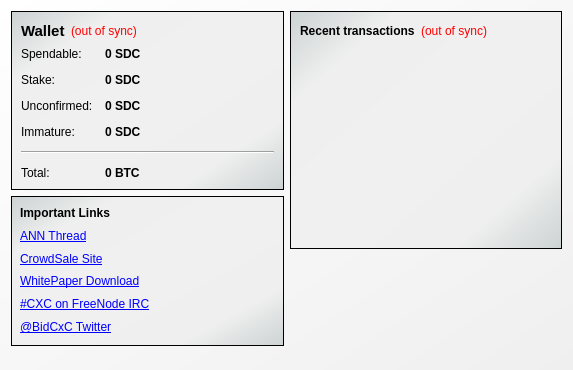
<?xml version="1.0" encoding="UTF-8"?>
<ui version="4.0">
 <class>OverviewPage</class>
 <widget class="QWidget" name="OverviewPage">
  <property name="geometry">
   <rect>
    <x>0</x>
    <y>0</y>
    <width>573</width>
    <height>370</height>
   </rect>
  </property>
  <property name="windowTitle">
   <string>Form</string>
  </property>
  <property name="styleSheet">
   <string notr="true">#OverviewPage { background-color: qlineargradient(spread:pad, x1:0, y1:0, x2:1, y2:1, stop:0 #ffffff, stop:1 #efefef); }</string>
  </property>
  <layout class="QHBoxLayout" name="horizontalLayout" stretch="1,1">
   <item>
    <layout class="QVBoxLayout" name="verticalLayout_2">
     <item>
      <widget class="QFrame" name="frame">
       <property name="styleSheet">
        <string notr="true">#frame { background-color: qlineargradient(spread:pad, x1:0, y1:0, x2:1, y2:1, stop:0 #CCD2D2, stop:0.2 #EFEFEF, stop:0.5 #f0f0f0, stop:0.8 #EFEFEF, stop:1 #CCD2D2); }</string>
       </property>
       <property name="frameShape">
        <enum>QFrame::StyledPanel</enum>
       </property>
       <property name="frameShadow">
        <enum>QFrame::Raised</enum>
       </property>
       <layout class="QVBoxLayout" name="verticalLayout_4">
        <item>
         <layout class="QHBoxLayout" name="horizontalLayout_4">
          <item>
           <widget class="QLabel" name="label_5">
            <property name="font">
             <font>
              <pointsize>11</pointsize>
              <weight>75</weight>
              <bold>true</bold>
             </font>
            </property>
            <property name="text">
             <string>Wallet</string>
            </property>
           </widget>
          </item>
          <item>
           <widget class="QLabel" name="labelWalletStatus">
            <property name="toolTip">
             <string>The displayed information may be out of date. Your wallet automatically synchronizes with the CheckoutCoin network after a connection is established, but this process has not completed yet.</string>
            </property>
            <property name="styleSheet">
             <string notr="true">QLabel { color: red; }</string>
            </property>
            <property name="text">
             <string notr="true">(out of sync)</string>
            </property>
            <property name="alignment">
             <set>Qt::AlignLeading|Qt::AlignLeft|Qt::AlignVCenter</set>
            </property>
           </widget>
          </item>
          <item>
           <spacer name="horizontalSpacer_2">
            <property name="orientation">
             <enum>Qt::Horizontal</enum>
            </property>
            <property name="sizeHint" stdset="0">
             <size>
              <width>40</width>
              <height>20</height>
             </size>
            </property>
           </spacer>
          </item>
         </layout>
        </item>
        <item>
         <layout class="QFormLayout" name="formLayout_2">
          <property name="fieldGrowthPolicy">
           <enum>QFormLayout::AllNonFixedFieldsGrow</enum>
          </property>
          <property name="horizontalSpacing">
           <number>12</number>
          </property>
          <property name="verticalSpacing">
           <number>12</number>
          </property>
          <item row="0" column="0">
           <widget class="QLabel" name="label">
            <property name="text">
             <string>Spendable:</string>
            </property>
           </widget>
          </item>
          <item row="0" column="1">
           <widget class="QLabel" name="labelBalance">
            <property name="font">
             <font>
              <weight>75</weight>
              <bold>true</bold>
             </font>
            </property>
            <property name="cursor">
             <cursorShape>IBeamCursor</cursorShape>
            </property>
            <property name="toolTip">
             <string>Your current spendable balance</string>
            </property>
            <property name="text">
             <string notr="true">0 SDC</string>
            </property>
            <property name="textInteractionFlags">
             <set>Qt::LinksAccessibleByMouse|Qt::TextSelectableByKeyboard|Qt::TextSelectableByMouse</set>
            </property>
           </widget>
          </item>
          <item row="1" column="0">
           <widget class="QLabel" name="label_6">
            <property name="text">
             <string>Stake:</string>
            </property>
           </widget>
          </item>
          <item row="1" column="1">
           <widget class="QLabel" name="labelStake">
            <property name="font">
             <font>
              <weight>75</weight>
              <bold>true</bold>
             </font>
            </property>
            <property name="cursor">
             <cursorShape>IBeamCursor</cursorShape>
            </property>
            <property name="toolTip">
             <string>Total of coins that was staked, and do not yet count toward the current balance</string>
            </property>
            <property name="text">
             <string notr="true">0 SDC</string>
            </property>
            <property name="textInteractionFlags">
             <set>Qt::LinksAccessibleByMouse|Qt::TextSelectableByKeyboard|Qt::TextSelectableByMouse</set>
            </property>
           </widget>
          </item>
          <item row="2" column="0">
           <widget class="QLabel" name="label_3">
            <property name="text">
             <string>Unconfirmed:</string>
            </property>
           </widget>
          </item>
          <item row="2" column="1">
           <widget class="QLabel" name="labelUnconfirmed">
            <property name="font">
             <font>
              <weight>75</weight>
              <bold>true</bold>
             </font>
            </property>
            <property name="cursor">
             <cursorShape>IBeamCursor</cursorShape>
            </property>
            <property name="toolTip">
             <string>Total of transactions that have yet to be confirmed, and do not yet count toward the current balance</string>
            </property>
            <property name="text">
             <string notr="true">0 SDC</string>
            </property>
            <property name="textInteractionFlags">
             <set>Qt::LinksAccessibleByMouse|Qt::TextSelectableByKeyboard|Qt::TextSelectableByMouse</set>
            </property>
           </widget>
          </item>
          <item row="3" column="0">
           <widget class="QLabel" name="labelImmatureText">
            <property name="text">
             <string>Immature:</string>
            </property>
           </widget>
          </item>
          <item row="3" column="1">
           <widget class="QLabel" name="labelImmature">
            <property name="font">
             <font>
              <weight>75</weight>
              <bold>true</bold>
             </font>
            </property>
            <property name="toolTip">
             <string>Mined balance that has not yet matured</string>
            </property>
            <property name="text">
             <string notr="true">0 SDC</string>
            </property>
            <property name="textInteractionFlags">
             <set>Qt::LinksAccessibleByMouse|Qt::TextSelectableByKeyboard|Qt::TextSelectableByMouse</set>
            </property>
           </widget>
          </item>
          <item row="4" column="0" colspan="2">
           <widget class="Line" name="line">
            <property name="orientation">
             <enum>Qt::Horizontal</enum>
            </property>
           </widget>
          </item>
          <item row="5" column="0">
           <widget class="QLabel" name="labelTotalText">
            <property name="text">
             <string>Total:</string>
            </property>
           </widget>
          </item>
          <item row="5" column="1">
           <widget class="QLabel" name="labelTotal">
            <property name="font">
             <font>
              <weight>75</weight>
              <bold>true</bold>
             </font>
            </property>
            <property name="cursor">
             <cursorShape>IBeamCursor</cursorShape>
            </property>
            <property name="toolTip">
             <string>Your current total balance</string>
            </property>
            <property name="text">
             <string notr="true">0 BTC</string>
            </property>
            <property name="textInteractionFlags">
             <set>Qt::LinksAccessibleByMouse|Qt::TextSelectableByKeyboard|Qt::TextSelectableByMouse</set>
            </property>
           </widget>
          </item>
         </layout>
        </item>
       </layout>
      </widget>
     </item>
     <item>
      <widget class="QFrame" name="frame_3">
       <property name="minimumSize">
        <size>
         <width>0</width>
         <height>150</height>
        </size>
       </property>
       <property name="styleSheet">
        <string notr="true">#frame_3 { background-color: qlineargradient(spread:pad, x1:0, y1:0, x2:1, y2:1, stop:0 #CCD2D2, stop:0.2 #EFEFEF, stop:0.5 #f0f0f0, stop:0.8 #EFEFEF, stop:1 #CCD2D2); }</string>
       </property>
       <property name="frameShape">
        <enum>QFrame::StyledPanel</enum>
       </property>
       <property name="frameShadow">
        <enum>QFrame::Raised</enum>
       </property>
       <widget class="QWidget" name="verticalLayoutWidget">
        <property name="geometry">
         <rect>
          <x>9</x>
          <y>9</y>
          <width>251</width>
          <height>131</height>
         </rect>
        </property>
        <layout class="QVBoxLayout" name="verticalLayout_5">
         <item>
          <widget class="QLabel" name="label_10">
           <property name="text">
            <string>&lt;strong&gt;Important Links&lt;/strong&gt;</string>
           </property>
          </widget>
         </item>
         <item>
          <widget class="QLabel" name="label_2">
           <property name="text">
            <string>&lt;a href=&quot;https://bitcointalk.org/index.php?topic=840437.0&quot;&gt;ANN Thread&lt;/a&gt;</string>
           </property>
           <property name="openExternalLinks">
            <bool>true</bool>
           </property>
          </widget>
         </item>
         <item>
          <widget class="QLabel" name="label_7">
           <property name="text">
            <string>&lt;a href=&quot;http://crowdsale.cxc.bid&quot;&gt;CrowdSale Site&lt;/a&gt;</string>
           </property>
           <property name="openExternalLinks">
            <bool>true</bool>
           </property>
          </widget>
         </item>
         <item>
          <widget class="QLabel" name="label_8">
           <property name="text">
            <string>&lt;a href=&quot;https://mega.co.nz/#!8N0Ama6L!_IbXdvzIsHbUhqSlNGYTGSvvbL6p5naBd4JwjQ3_pgc&quot;&gt;WhitePaper Download&lt;/a&gt;</string>
           </property>
           <property name="openExternalLinks">
            <bool>true</bool>
           </property>
          </widget>
         </item>
         <item>
          <widget class="QLabel" name="label_9">
           <property name="text">
            <string>&lt;a href=&quot;https://kiwiirc.com/client/irc.freenode.net/#CXC&quot;&gt;#CXC on FreeNode IRC&lt;/a&gt;</string>
           </property>
           <property name="openExternalLinks">
            <bool>true</bool>
           </property>
          </widget>
         </item>
         <item>
          <widget class="QLabel" name="label_11">
           <property name="text">
            <string>&lt;a href=&quot;https://twitter.com/bidcxc&quot;&gt;@BidCxC Twitter&lt;/a&gt;</string>
           </property>
           <property name="openExternalLinks">
            <bool>true</bool>
           </property>
          </widget>
         </item>
        </layout>
       </widget>
      </widget>
     </item>
     <item>
      <spacer name="verticalSpacer">
       <property name="orientation">
        <enum>Qt::Vertical</enum>
       </property>
       <property name="sizeHint" stdset="0">
        <size>
         <width>20</width>
         <height>40</height>
        </size>
       </property>
      </spacer>
     </item>
    </layout>
   </item>
   <item>
    <layout class="QVBoxLayout" name="verticalLayout_3">
     <item>
      <widget class="QFrame" name="frame_2">
       <property name="styleSheet">
        <string notr="true">#frame_2 { background-color: qlineargradient(spread:pad, x1:0, y1:0, x2:1, y2:1, stop:0 #CCD2D2, stop:0.2 #EFEFEF, stop:0.5 #f0f0f0, stop:0.8 #EFEFEF, stop:1 #CCD2D2); }</string>
       </property>
       <property name="frameShape">
        <enum>QFrame::StyledPanel</enum>
       </property>
       <property name="frameShadow">
        <enum>QFrame::Raised</enum>
       </property>
       <layout class="QVBoxLayout" name="verticalLayout">
        <item>
         <layout class="QHBoxLayout" name="horizontalLayout_2">
          <item>
           <widget class="QLabel" name="label_4">
            <property name="text">
             <string>&lt;b&gt;Recent transactions&lt;/b&gt;</string>
            </property>
           </widget>
          </item>
          <item>
           <widget class="QLabel" name="labelTransactionsStatus">
            <property name="toolTip">
             <string>The displayed information may be out of date. Your wallet automatically synchronizes with the CheckoutCoin network after a connection is established, but this process has not completed yet.</string>
            </property>
            <property name="styleSheet">
             <string notr="true">QLabel { color: red; }</string>
            </property>
            <property name="text">
             <string notr="true">(out of sync)</string>
            </property>
            <property name="alignment">
             <set>Qt::AlignRight|Qt::AlignTrailing|Qt::AlignVCenter</set>
            </property>
           </widget>
          </item>
          <item>
           <spacer name="horizontalSpacer">
            <property name="orientation">
             <enum>Qt::Horizontal</enum>
            </property>
            <property name="sizeHint" stdset="0">
             <size>
              <width>40</width>
              <height>20</height>
             </size>
            </property>
           </spacer>
          </item>
         </layout>
        </item>
        <item>
         <widget class="QListView" name="listTransactions">
          <property name="styleSheet">
           <string notr="true">QListView { background: transparent; }</string>
          </property>
          <property name="frameShape">
           <enum>QFrame::NoFrame</enum>
          </property>
          <property name="verticalScrollBarPolicy">
           <enum>Qt::ScrollBarAlwaysOff</enum>
          </property>
          <property name="horizontalScrollBarPolicy">
           <enum>Qt::ScrollBarAlwaysOff</enum>
          </property>
          <property name="selectionMode">
           <enum>QAbstractItemView::NoSelection</enum>
          </property>
         </widget>
        </item>
       </layout>
      </widget>
     </item>
     <item>
      <spacer name="verticalSpacer_2">
       <property name="orientation">
        <enum>Qt::Vertical</enum>
       </property>
       <property name="sizeHint" stdset="0">
        <size>
         <width>20</width>
         <height>40</height>
        </size>
       </property>
      </spacer>
     </item>
    </layout>
   </item>
  </layout>
 </widget>
 <resources/>
 <connections/>
</ui>
